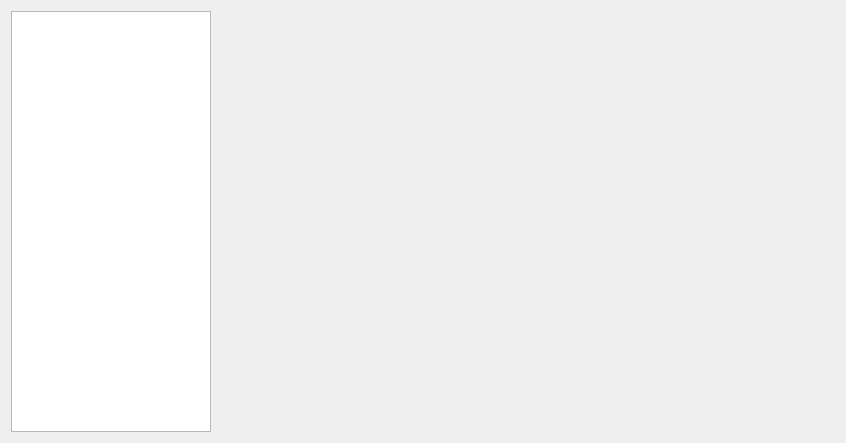
<?xml version="1.0" encoding="UTF-8"?>
<ui version="4.0">
 <class>AI_Assist_Class</class>
 <widget class="QWidget" name="AI_Assist_Class">
  <property name="geometry">
   <rect>
    <x>0</x>
    <y>0</y>
    <width>846</width>
    <height>443</height>
   </rect>
  </property>
  <property name="windowMySpeed" stdset="0">
   <string>Form</string>
  </property>
  <layout class="QHBoxLayout" name="horizontalLayout">
   <item>
    <widget class="QListWidget" name="imageList">
     <property name="sizePolicy">
      <sizepolicy hsizetype="Fixed" vsizetype="Expanding">
       <horstretch>0</horstretch>
       <verstretch>0</verstretch>
      </sizepolicy>
     </property>
     <property name="maximumSize">
      <size>
       <width>200</width>
       <height>16777215</height>
      </size>
     </property>
    </widget>
   </item>
   <item>
    <widget class="QStackedWidget" name="stackedWidget">
     <widget class="QWidget" name="page_3"/>
     <widget class="QWidget" name="page_4"/>
    </widget>
   </item>
  </layout>
 </widget>
 <resources/>
 <connections/>
</ui>
